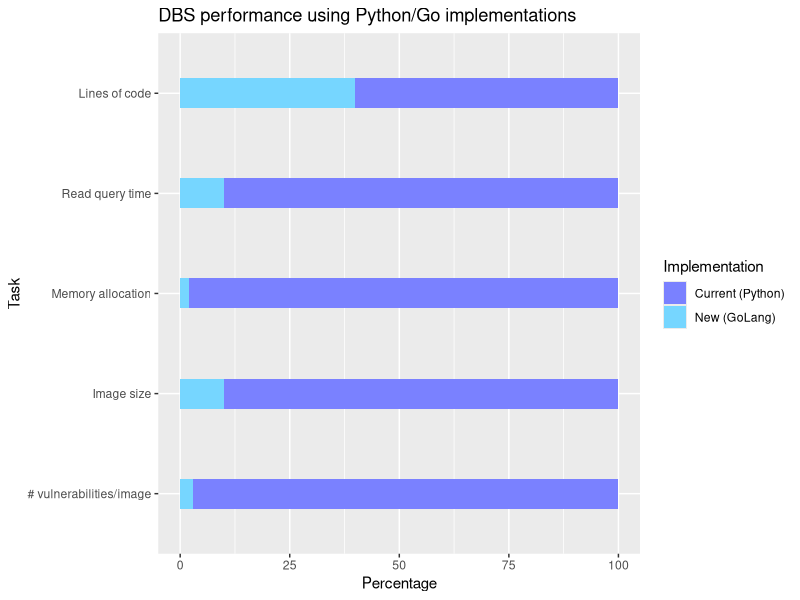

This chart was generated by the following R code:
#!/usr/bin/env Rscript
# clean-up session parametersRead qrm(list=ls())

# load data
my.path <- paste0(getwd(), "/")
# example
# load.data <- read.csv(paste0(my.path, file.name), header=TRUE)

# set seed
set.seed(12345)

# load libraries
libs <- c("ggplot2")
for(i in 1:length(libs)) {
    pkg <- sprintf("%s", libs[i])
    print(sprintf("load %s", pkg))
    suppressMessages(library(pkg, character.only = TRUE))
}


df=read.csv("data.csv", header=T)
xdf <- df
xdf$Task <- factor(df$Task,  # Change ordering manually
                   levels=c("# vulnerabilities/image", "Image size", "Memory allocation", "Read query time", "Lines of code"))
pdf("dbs-perf.pdf")
ggplot(xdf,aes(x=Task,y=Percentage,fill=Implementation))+geom_bar(stat="identity",width=0.3)+coord_flip()+ggtitle("DBS performance using Python/Go implementations")+scale_fill_manual(values=c("#7A81FF", "#76D6FF"))
